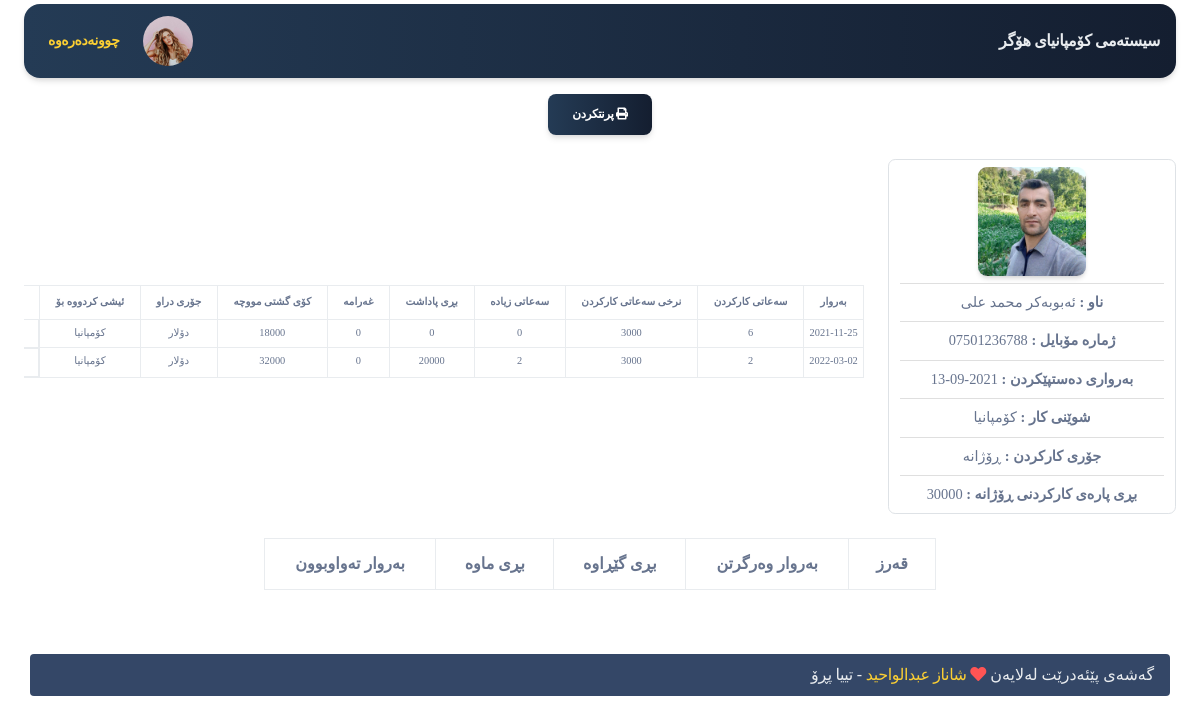
The app's page /app/view_client.php?client_id=10 (signed in) with its own data.
### tables this page shows
CREATE TABLE `system` (
  `id` int(11) NOT NULL,
  `name` text NOT NULL,
  `avatar` text NOT NULL
);

CREATE TABLE `client` (
  `id` int(11) NOT NULL,
  `name` varchar(255) NOT NULL,
  `image` varchar(255) NOT NULL,
  `phone` varchar(11) NOT NULL,
  `date_start` date NOT NULL,
  `work_place` varchar(20) NOT NULL,
  `bry_para` varchar(255) NOT NULL DEFAULT '30000',
  `status` int(11) NOT NULL COMMENT '0 bo monthly | 1 bo daily',
  `currency_type` varchar(255) NOT NULL,
  `budget_month` int(255) NOT NULL
);

CREATE TABLE `work_daily` (
  `id_daily` int(11) NOT NULL,
  `work_hour` int(11) NOT NULL,
  `work_hour_amount` int(255) NOT NULL,
  `work_extra` int(11) NOT NULL DEFAULT 0,
  `budget` int(255) NOT NULL,
  `punish` int(255) NOT NULL DEFAULT 0,
  `reward` int(255) NOT NULL DEFAULT 0,
  `date` date NOT NULL,
  `work_for` varchar(255) NOT NULL,
  `clientid` int(11) NOT NULL
);

### server/helper.php (called while the page is built, shortened)
<?php
include_once("conn.php");
?>
<?php
function show($sql) {
	global $conn;
	$get =  mysqli_query($conn,$sql);
	$result=[];
	while ($row=mysqli_fetch_assoc($get)) {
		$result[]=$row;
	}
	return $result;
}

### app/client_daily.php (the view, shortened to what this page needs)
<div class="container-fluid  mt-3 d-flex justify-content-around">
        <form method="post" action="view_report.php">
         <button type="submit" class="btn btn-dark" name="client_daily" style="border:none;" > <i class="fas fa-print"></i> پرنتکردن</button>
      </form>
</div>
<div class="container-fluid mt-2 d-flex flex-wrap">
    <div class="row col-lg-3 col-12 m-auto" style="zoom:90%">
        <div class="card border shadow-none m-auto " style="width: 25rem;border-radius:8px">
            <ul class="list-group list-group-flush text-center">
            <li class="list-group-item">
                <img  src='<?php echo $image==null ? "../assets/img/client/default.jpg" :"../assets/img/client/$image" ?> ' width="120" style="border-radius:10px" class="shadow" alt="profile" >
                </li>
                <li class="list-group-item"><strong>ناو : </strong> <?=$name?></li>
                <li class="list-group-item"><strong>ژمارە مۆبایل : </strong> <?=$phone?></li>
                <li class="list-group-item"><strong>بەرواری دەستپێکردن : </strong><?=$date?></li>
                <li class="list-group-item"><strong>شوێنی کار : </strong><?=$team_name?></li>
                <li class="list-group-item"><strong>جۆری کارکردن : </strong>ڕۆژانە</li>
                <li class="list-group-item"><strong>بڕی پارەی کارکردنی ڕۆژانە : </strong><?=$bry_para?></li>
            </ul>
        </div>
    </div>
    <div class="row col-lg-9 col-12 m-auto p-4 table-responsive" >
        <table class="table table-bordered text-center" style="zoom:65%">
            <thead>
                <tr>
                    <th scope="col">بەروار</th>
                    <th scope="col">سەعاتی کارکردن</th>
                    <th scope="col">نرخی سەعاتی کارکردن</th>
                    <th scope="col">سەعاتی زیادە</th>
                    <th scope="col">بڕی پاداشت</th>
                    <th scope="col">غەرامە</th>
                    <th scope="col">کۆی گشتی مووچە</th>
                    <th>جۆری دراو</th>
                    <th scope="col">ئیشی کردووە بۆ</th>
                    <th scope="col">Action</th>
                </tr>
            </thead>
            <tbody>
                <?php
       $joins=show("SELECT * FROM work_daily WHERE clientid= $client_id");
    foreach ($joins as $join) {
            $work_hour=$join['work_hour'];
            $work_hour_amount=$join['work_hour_amount'];
            $work_extra=$join['work_extra'];
            $budget=$join['budget'];
            $punish=$join['punish'];
            $reward=$join['reward'];
            $date=$join['date'];
            $work_for=$join['work_for'];
     ?>
                <tr>
                    <td><?=$date?></td>
                    <td><?=$work_hour?></td>
                    <td><?=$work_hour_amount?></td>
                    <td><?=$work_extra?></td>
                    <td><?=$reward?></td>
                    <td><?=$punish?></td>
                    <td><?=$budget?></td>
                    <td><?=$currency_type?></td>
                    <td><?=$work_for?></td>
                    <td class="d-flex justify-content-around">
                    </td>
                </tr>
                <?php } ?>
            </tbody>
        </table>
    </div>
</div>
<div class="container-fluid d-flex  mt-4 flex-wrap">
    <div class="row col-xl-7 table-responsive col-12 m-auto">
        <table class="table table-bordered text-center">
            <thead>
                <tr>
                    <th scope="col">قەرز</th>
                    <th scope="col"> بەروار وەرگرتن</th>
                    <th scope="col">بڕی گێڕاوە</th>
                    <th scope="col">بڕی ماوە</th>
                    <th scope="col"> بەروار تەواوبوون</th>
                </tr>
            </thead>
        </table>
    </div>
</div>

### app/header.php (shortened to what this page needs)
<?php
require_once('../server/helper.php') ;
  ?>
<!DOCTYPE html>
<html dir="rtl">
<head>
  <link href="../assets/css/nucleo-icons.css" rel="stylesheet" />
  <link href="../assets/css/nucleo-svg.css" rel="stylesheet" />
  <link href="../assets/font-awesome/all.css" rel="stylesheet" />
  <link href="../assets/css/nucleo-svg.css" rel="stylesheet" />
  <link id="pagestyle" href="../assets/css/soft-ui-dashboard.css?v=1.0.3" rel="stylesheet" />
  <link id="pagestyle" href="../assets/css/style.css" rel="stylesheet" />
  <link rel="stylesheet" href="../assets/css/datatables.css">
  <link rel="stylesheet" href="../assets/css/datatables.min.css">
</head>
<body class="g-sidenav-show">
  <main class="main-content position-relative max-height-vh-100 h-100 mt-1 border-radius-lg ">
    <nav class="navbar navbar-main navbar-expand-lg px-0 mx-4 shadow bg-first border-radius-xl" id="navbarBlur" navbar-scroll="true">
      <div class="container-fluid py-1 px-3">
      <nav aria-label="breadcrumb">
        <?php $select = show(" SELECT * FROM system ");
      foreach($select as $row) {
          $name = $row['name'];
?>
          <a href="index.php" class="font-weight-bolder mb-0 text-light">  <?=$name;?> </a>
          <?php }  ?>
        </nav>
        <div class="collapse navbar-collapse" dir="ltr" id="navbar">
          <ul class="navbar-nav" dir="rtl" >
            <li class="nav-item px-3 d-flex align-items-center">
              <a href="profile.php" class="nav-link text-body p-0 ">
              <img src="../assets/img/pro/team-1.jpg" width="50" class="img-fluid rounded-circle " alt="">
              </a>
            </li>
            <li class="nav-item d-flex align-items-center">
              <a href="logout.php" class="nav-link text-body font-weight-bold px-0">
                <span class="d-sm-inline p-2 text-warning">چوونەدەرەوە</span>
              </a>
            </li>
              </ul>
        </div>
      </div>
    </nav>

### app/view_client.php (shortened to what this page needs)
<?php require_once('header.php'); ?>
<?php
$client_id=$_GET['client_id'];
$data = show(" SELECT * FROM client WHERE `id`=$client_id");
if (empty($data)) {
  direct('index.php');
}else{
foreach ($data as $client) {
    $name = $client['name'];
    $image = $client['image'];
    $phone = $client['phone'];
    $date = $client['date_start'];
    $work_place = $client['work_place'];
    $status = $client['status'];
    $bry_para=$client['bry_para'];
    $currency_type=$client['currency_type'];
    if ($currency_type=='dollar') {
      $currency_type='دۆلار';
    }
$get_teams=getdata("SELECT * FROM teams WHERE id= '$work_place'");
$team_name='';
if ($get_teams==null) {
  $team_name=$work_place;
}else{
  $team_name='ستافی '.$get_teams['name'];
}
  if (isset($client_id) && $client_id!=3) {
      if ($status==0) {
          include_once("client_monthly.php");
      } else{
         include_once("client_daily.php");
      }
      require_once('footer.php');
  }else{
     direct('index.php');
  }
}
}
?>

### app/footer.php (shortened to what this page needs)
<div class="bg-dark container mb-1 rounded overflow-hidden mt-5 py-2 px-3" dir="rtl">
	<span class="s-12 m-0 text-light " style="float:right;">گەشەی پێئەدرێت لەلایەن
    <i class="fas fa-heart" style="color:#ff5454;"></i><a href="https://www.facebook.com/zarda.dev.5/" class="text-warning">
     شاناز عبدالواحید </a>  - <a href="https://tiyapro.com/app/" class="text-light"> تییا پڕۆ </a> </span>
</div>
</body>
</html>

### assets/css/style.css (style rules this page uses)
* { margin: 0px; padding: 0px; font-family: 'Speda-Regular'; }
body { font-family: 'Speda-Regular'; }
.bg-first { background: #141E30; background: -webkit-linear-gradient(to right, #243B55, #141E30); background: linear-gradient(to right, #243B55, #141E30); color: aliceblue; }
.btn-dark { background: #141E30; background: -webkit-linear-gradient(to right, #243B55, #141E30); background: linear-gradient(to right, #243B55, #141E30); }
button { font-family: 'Speda-Regular'; }

### app/client_daily.php (style rules this page uses)
.table tbody tr:last-child td { border-width: 1px !important; }
.table { border-radius:10px !important; }

### records on screen
system: name "سیستەمی کۆمپانیای هۆگر"
client: image (picture), name "ئەبوبەکر محمد علی", phone "07501236788", date_start "2021-09-13", work_place "کۆمپانیا", bry_para "30000"
work_daily: date "2021-11-25", work_hour "6", work_hour_amount "3000", work_extra "0", reward "0", punish "0", budget "18000", clientid.currency_type "دۆلار", work_for "کۆمپانیا"
work_daily: date "2022-03-02", work_hour "2", work_hour_amount "3000", work_extra "2", reward "20000", punish "0", budget "32000", clientid.currency_type "دۆلار", work_for "کۆمپانیا"
